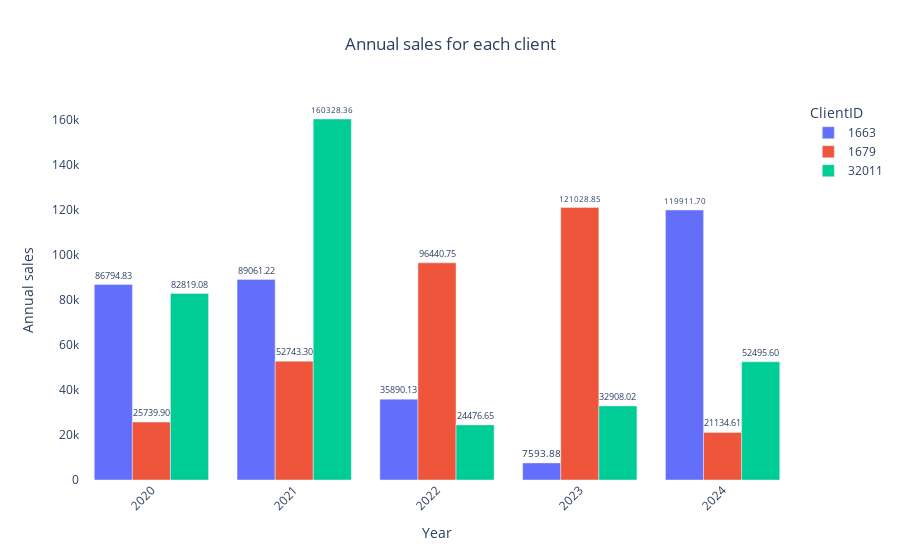

This figure's notebook cell:
### Code cell
client_ids = [32011,1663, 1679]

customized_company_details(annual_sales,client_ids, 2024)

### Figure 1 — Plotly figure (JSON) as saved in the notebook; plotly's stock layout.template omitted (floating-point values rounded to 4 significant figures)
{"data": [{"alignmentgroup": "True", "hovertemplate": "ClientID=1663<br>Year=%{x}<br>Total Sales=%{text}<extra></extra>", "legendgroup": "1663", "marker": {"color": "#636efa", "pattern": {"shape": ""}}, "name": "1663", "offsetgroup": "1663", "orientation": "v", "showlegend": true, "text": [86790.0, 89060.0, 35890.0, 7594.0, 119900.0], "textposition": "outside", "texttemplate": "%{text:.2f}", "type": "bar", "x": [2020, 2021, 2022, 2023, 2024], "xaxis": "x", "y": [86790.0, 89060.0, 35890.0, 7594.0, 119900.0], "yaxis": "y"}, {"alignmentgroup": "True", "hovertemplate": "ClientID=1679<br>Year=%{x}<br>Total Sales=%{text}<extra></extra>", "legendgroup": "1679", "marker": {"color": "#EF553B", "pattern": {"shape": ""}}, "name": "1679", "offsetgroup": "1679", "orientation": "v", "showlegend": true, "text": [25740.0, 52740.0, 96440.0, 121000.0, 21130.0], "textposition": "outside", "texttemplate": "%{text:.2f}", "type": "bar", "x": [2020, 2021, 2022, 2023, 2024], "xaxis": "x", "y": [25740.0, 52740.0, 96440.0, 121000.0, 21130.0], "yaxis": "y"}, {"alignmentgroup": "True", "hovertemplate": "ClientID=32011<br>Year=%{x}<br>Total Sales=%{text}<extra></extra>", "legendgroup": "32011", "marker": {"color": "#00cc96", "pattern": {"shape": ""}}, "name": "32011", "offsetgroup": "32011", "orientation": "v", "showlegend": true, "text": [82820.0, 160300.0, 24480.0, 32910.0, 52500.0], "textposition": "outside", "texttemplate": "%{text:.2f}", "type": "bar", "x": [2020, 2021, 2022, 2023, 2024], "xaxis": "x", "y": [82820.0, 160300.0, 24480.0, 32910.0, 52500.0], "yaxis": "y"}], "layout": {"bargap": 0.2, "barmode": "group", "legend": {"title": {"text": "ClientID"}, "tracegroupgap": 0}, "plot_bgcolor": "rgba(0,0,0,0)", "title": {"text": "Annual sales for each client", "x": 0.5}, "xaxis": {"anchor": "y", "domain": [0, 1], "tickangle": -45, "tickformat": "%Y-%m-%d", "title": {"text": "Year"}}, "yaxis": {"anchor": "x", "domain": [0, 1], "title": {"text": "Annual sales"}}}}
